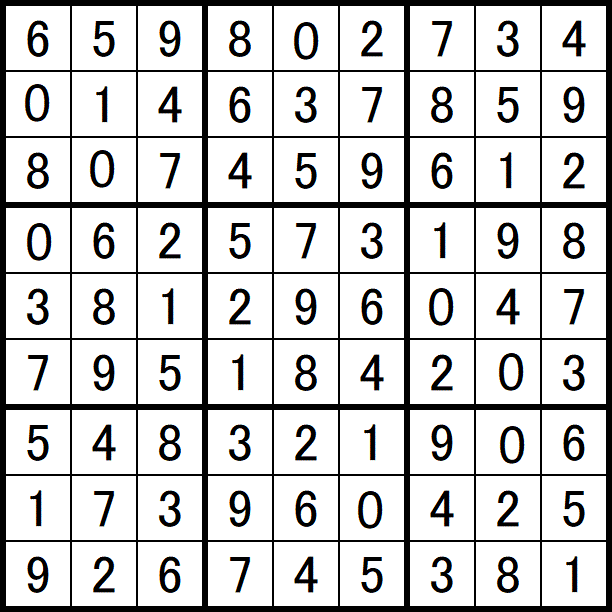
%> input picture dig.gif, 612 x 612 px
$ octave testDigatle.m   (GNU Octave 9; MATLAB toolbox functions it lacks are replaced by stand-ins)
%> lines starting %> are read from the running program, lines starting %| are printed output that depends on the picture; in (x1, y1, x2, y2) boxes, pixels count from 0 and x2, y2 are one past the last pixel; in counts of white or black regions, pixels touching at a corner belong together; the program's own positions count from 1
clc;
clear;
pic = imread('dig.gif'); %导入原始图像
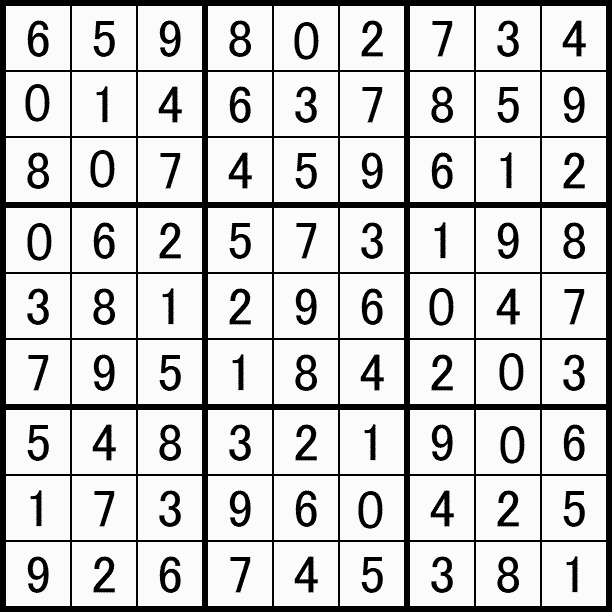
%> pic: size 612x612 uint8; min 0, max 251, mean 204.6
figure(1);
imshow (pic)
title("original picture") %显示原始图像

%%  Binarization
pic_bin = pic;
pic_tem = pic;
for i = 1:size(pic,1)
    for j = 1:size(pic,2)
        if pic(i,j) > 100
            pic_bin(i,j) = 0;  %二值化,黑白反转图像
            pic_tem(i,j) = 1;%显示二值化并反转结果
        else
            pic_bin(i,j) = 1;%反转图像
            pic_tem(i,j) = 255;%显示二值化并反转结果
        end
    end
end
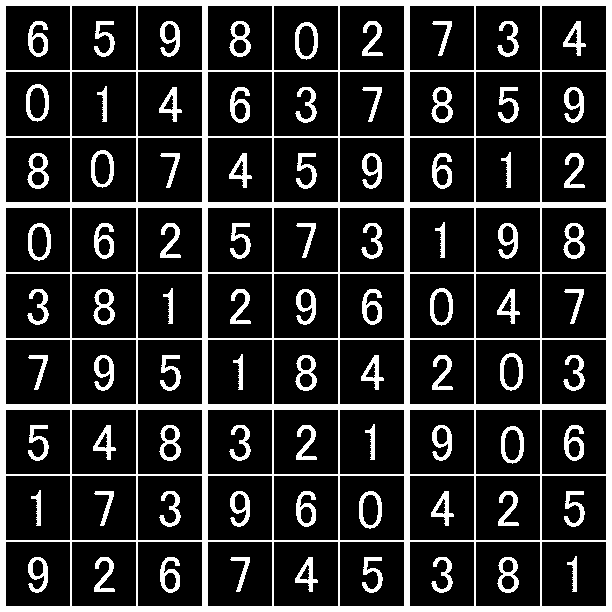
%> pic_bin: size 612x612 uint8; values 0 (black) and 1 (white), 18.1% white; 82 white regions, largest, box (x1, y1, x2, y2) and area: (0, 0, 612, 612) 42768, (229, 21, 251, 57) 369, (431, 87, 453, 123) 369

figure(2);
imshow(pic_tem)
title("Binarization")

%%  Cut
pic_sum_collon = sum(pic_bin,2);%行和数组
%> pic_sum_collon = 612 values, max 612 at index 1, min 36 at index 7, mean 110.8
pic_sum_row = sum(pic_bin);     %列和数组
%> pic_sum_row has the same summary as pic_sum_collon

num_collon = 0;  %行跳变数  ----期待值为18
num_row    = 0;  %列跳变数
loc        = zeros(20,2);  %跳变位置数组，第一列为行数第二列为列数

for i = 1:size(pic_sum_collon,1)-1  %行遍历
    if (pic_sum_collon(i)<50) && (pic_sum_collon(i+1)>50) && (pic_sum_collon(i+1)<600)  %当前为黑，下一行有白 且下一行非全白
        num_collon = num_collon + 1; %行数加一
        loc(num_collon,1) = i+1; %记录行跳变位置
    end

    if (pic_sum_row(i)>50) && (pic_sum_row(i+1)<51) && (pic_sum_row(i)<600) %当前为黑，下一行有白 且下一行非全白
        num_row = num_row +1; %列数加一
        loc(num_row,2) = i;  %记录列跳变数
    end
end
%> after the loop, loc = 20 rows, first 12: [22 51; 87 115; 153 181; 224 251; 290 318; 356 382; 426 453; 492 524; 558 585; 0 0; 0 0; 0 0]; num_collon = 9; num_row = 9

% for i = 1:num_collon  %
%     eval(['pic_sub',num2str(i),'=pic_tem(loc(i,1):loc(i,2)+8,loc(i,1)+5:loc(i,2));']);%数字并非正方形因此需要调整
% end
pic_sub0 = pic_tem( loc(2,1) : loc(2,2)+8 , loc(1,1)+5 : loc(1,2) );
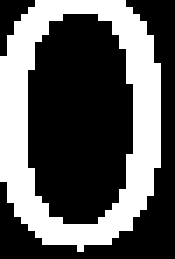
%> pic_sub0: size 37x25 uint8 (shown 7 times larger); values 1 (black) and 255 (white), 36.2% white; 1 white region, box (x1, y1, x2, y2) and area: (0, 0, 23, 36) 335
pic_sub1 = pic_tem( loc(2,1) : loc(2,2)+8 , loc(2,1)+5 : loc(2,2) );
%> pic_sub1: size 37x24 uint8; values 1 (black) and 255 (white), 18.8% white; 1 white region, box (x1, y1, x2, y2) and area: (6, 0, 16, 36) 167
pic_sub2 = pic_tem( loc(1,1) : loc(1,2)+8 , loc(6,1)+5 : loc(6,2) );
%> pic_sub2: size 38x22 uint8; values 1 (black) and 255 (white), 37.4% white; 1 white region, box (x1, y1, x2, y2) and area: (2, 0, 22, 35) 313
pic_sub3 = pic_tem( loc(1,1) : loc(1,2)+8 , loc(8,1)+5 : loc(8,2) );
%> pic_sub3: size 38x28 uint8; values 1 (black) and 255 (white), 29% white; 1 white region, box (x1, y1, x2, y2) and area: (1, 0, 23, 36) 309
pic_sub4 = pic_tem( loc(2,1) : loc(2,2)+8 , loc(3,1)+5 : loc(3,2) );
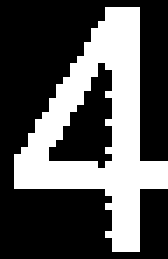
%> pic_sub4: size 37x24 uint8 (shown 7 times larger); values 1 (black) and 255 (white), 34% white; 1 white region, box (x1, y1, x2, y2) and area: (2, 1, 24, 36) 302
pic_sub5 = pic_tem( loc(2,1) : loc(2,2)+8 , loc(8,1)+5 : loc(8,2) );
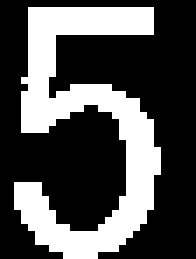
%> pic_sub5: size 37x28 uint8 (shown 7 times larger); values 1 (black) and 255 (white), 31.9% white; 1 white region, box (x1, y1, x2, y2) and area: (2, 1, 23, 37) 330
pic_sub6 = pic_tem( loc(2,1) : loc(2,2)+8 , loc(4,1)+5 : loc(4,2) );
%> pic_sub6: size 37x23 uint8; values 1 (black) and 255 (white), 42.7% white; 1 white region, box (x1, y1, x2, y2) and area: (2, 1, 22, 37) 363
pic_sub7 = pic_tem( loc(2,1) : loc(2,2)+8 , loc(6,1)+5 : loc(6,2) );
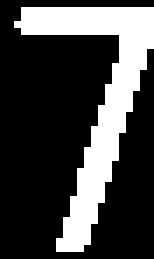
%> pic_sub7: size 37x22 uint8 (shown 7 times larger); values 1 (black) and 255 (white), 26.3% white; 1 white region, box (x1, y1, x2, y2) and area: (2, 1, 22, 36) 214
pic_sub8 = pic_tem( loc(2,1) : loc(2,2)+8 , loc(7,1)+5 : loc(7,2) );
%> pic_sub8: size 37x23 uint8; values 1 (black) and 255 (white), 43.4% white; 1 white region, box (x1, y1, x2, y2) and area: (1, 1, 23, 37) 369
pic_sub9 = pic_tem( loc(2,1) : loc(2,2)+8 , loc(9,1)+5 : loc(9,2) );
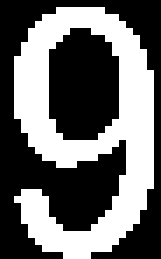
%> pic_sub9: size 37x23 uint8 (shown 7 times larger); values 1 (black) and 255 (white), 42% white; 1 white region, box (x1, y1, x2, y2) and area: (2, 1, 22, 37) 357

figure(3);  %显示切割好的图像
title("pic sub")
for i = 1:10
    subplot(2,5,i);
    eval(['imshow(','pic_sub',num2str(i-1),')']);
end


%% 放缩图像

%% 根据面积识别数字
for i = 0:9
    eval(['pic_sum',num2str(i),'=sum(sum(pic_sub',num2str(i),'));']);
end

% pic_sum = sum(sum(pic_sub1));
